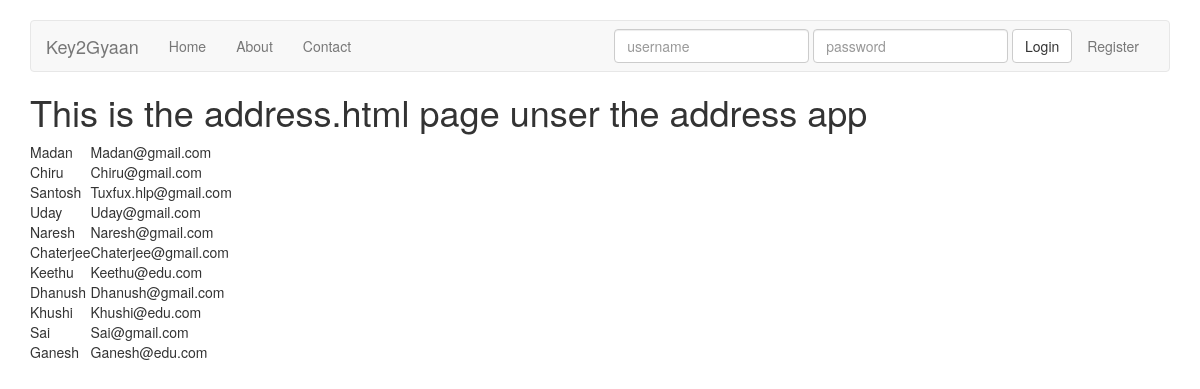
The page /student_details/ on the database its author committed.
### address/models.py (models this page shows, shortened)
class Address_Detail(models.Model):
	name = models.CharField(max_length=20)
	email = models.EmailField(max_length=20,primary_key=True)
	gender = models.CharField(max_length=6,null=True,blank=True)  # null is for databases,blank is for the forms.

### address/views.py (the view)
# urls.py: url(r'^student_details/','address.views.Naddress',name='student_details'),
def Naddress(request):
	values = Address_Detail.objects.all()
	context = {'namesdb':values}
	return render(request,'address/address.html',context)

### templates/address/address.html (shortened to what this page needs)
{% extends "base.html" %}
{% block head %}
		{% load staticfiles %}
{% endblock %}
{% block content %}
<h1> This is the address.html page unser the address app </h1>
<table>
	{% for value in namesdb %}
		<tr>
			<td> {{ value.name|capfirst }} </td>
			<td> {{ value.email|capfirst }} </td>
		</tr>
	{% endfor %}
</table>
{% endblock %}

### project_local/css/navbar.css (style rules this page uses)
body { padding-top: 20px; padding-bottom: 20px; }

### rows shown on the page
Address_Detail: name "Madan", email "Madan@gmail.com"
Address_Detail: name "Chiru", email "Chiru@gmail.com"
Address_Detail: name "Santosh", email "Tuxfux.hlp@gmail.com"
Address_Detail: name "Uday", email "Uday@gmail.com"
Address_Detail: name "Naresh", email "Naresh@gmail.com"
Address_Detail: name "Chaterjee", email "Chaterjee@gmail.com"
Address_Detail: name "Keethu", email "Keethu@edu.com"
Address_Detail: name "Dhanush", email "Dhanush@gmail.com"
Address_Detail: name "Khushi", email "Khushi@edu.com"
Address_Detail: name "Sai", email "Sai@gmail.com"
Address_Detail: name "Ganesh", email "Ganesh@edu.com"
